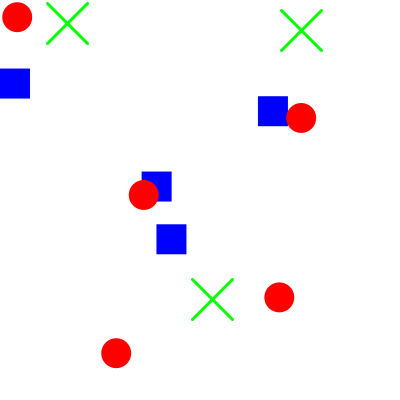
Frame 1 (no input)
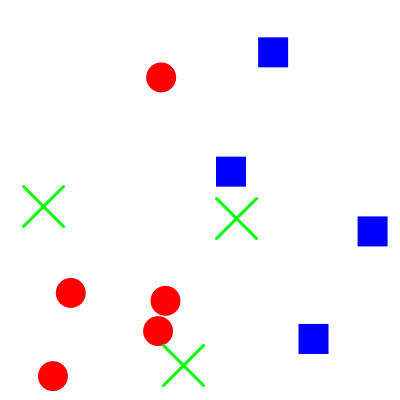
Frame 60 (the mouse pressed at the canvas centre just before this capture)
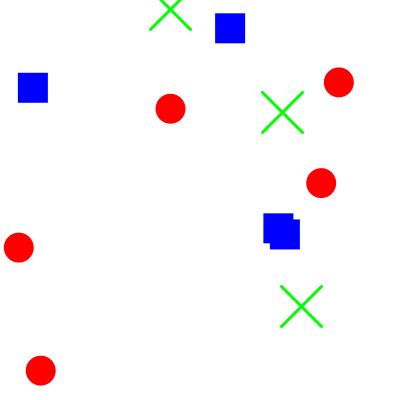
Frame 120 (the mouse held since frame 60 and released just before this capture)

The Processing sketch that drew these frames (run headless with seeded random() and noise(); from frame 60 on, the mouse is pressed at the canvas centre):

// Processing sketch: basic_boundAll2
// ── basic_boundAll2.pde
//basic_boundAll2
//write program that make cross,square and circle bound with class
//2022/10/03
//1-4-45 Taiyu Honma

CircleClass[] marus = new CircleClass[5];
SquareClass[] shikakus = new SquareClass[4];
CrossClass[] crosss = new CrossClass[3];
void setup(){
  size(400,400);
  for(int j=0;j<shikakus.length;j++){
    shikakus[j] = new SquareClass();
  }
  for(int j=0;j<marus.length;j++){
    marus[j] = new CircleClass();
  }
  for(int j=0;j<crosss.length;j++){
    crosss[j] = new CrossClass();
  }
}
void draw(){
  background(255);
  
     for(int j=0;j<shikakus.length;j++){
    shikakus[j].draw();
  }
     for(int j=0;j<marus.length;j++){
    marus[j].draw();
  }
    for(int j=0;j<crosss.length;j++){
    crosss[j].draw();
  }
}

// ── CircleClass.pde
class CircleClass extends movingObject{
  float r = 15;
  CircleClass() {
    super();
    d = r;
    c = color(255,0,0);
  }
  void draw(){
    noStroke();
    fill(255,0,0);
    super.draw();
    fill(c);
    ellipse(x,y,r*2,r*2);
  }
}

// ── CrossClass.pde
class CrossClass extends movingObject {
  int length = 20;
  CrossClass() {
    super();
  }
  void draw(){
    strokeWeight(3);
    stroke(0,255,0);
    x += vx;
    y -= vy;
    if(x > width) x = 0;
    if(x < 0) x = width;
    if(y < 0) y = height;
    if(y > height) y = 0;
    line(x + length,y+length,x-length,y-length);
    line(x + length,y-length,x - length,y +length);
  }
}

// ── SquareClass.pde
class SquareClass extends movingObject{
  float w = 30;
  SquareClass() {
    super();
    d = w/2;
    vx = random(-20,20);
    vy = random(-20,20);
    c = color(0,0,255);
  }
  void draw(){
    
    noStroke();
    fill(0,0,255);
    super.draw();
    rect(x-w/2,y-w/2,w,w);
  }
}

class movingObject {
  float x;
  float y;
  float vx;
  float vy;
  float d;
  color c;
  movingObject(){
    x = random(width);
    y = random(height);
    vx = random(-5,5);
    vy = random(-5,5);
  }
  void draw(){
    x += vx;
    y -= vy;
    x = min(width-d,x);
    y = min(height-d,y);
    x = max(x,d);
    y = max(y,d);
    if(x == width-d || x == d){
      vx = -vx;
    }
    if(y == height-d || y == d){
      vy = -vy;
    }
  }
}
